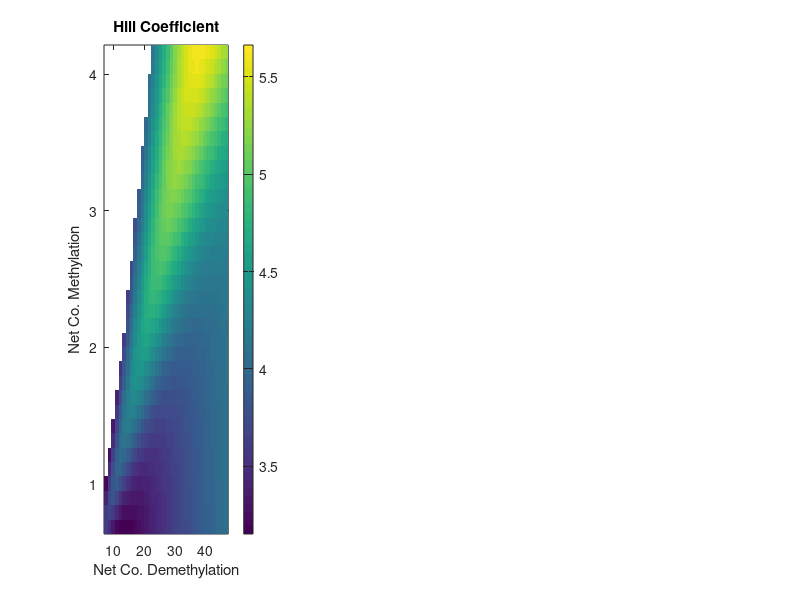

Here is the MATLAB script that generated this plot: (Note: this script raises an error after producing the figure.)
close all
clear

%load in the WT parameters that were used as baseline
load('Fit_HUES8WT_CpGsOnly_Chr1_3517.mat','Parameters','DistLength');
p=Parameters;
k1 = p(1);
k2=p(2);
k3=p(3);
k4=p(4);
k6=p(6);
k8=p(8);
k9=p(9);
k11=p(11);
k13=p(13);
k14=p(14);
DLm=DistLength(6);
DLu=DistLength(9);

FS=24;

Nt=24; %cell cycle time
HyperVal=0.8; %cutoff for hypermeth
HypoVal=0.2; %cutoff for hypometh
NCpG=27;

k2t=k2+k14;
k4t=k4+k13;
WTW=1;%k1*k3;
WTE=(k2t*k4t)/(k1*k3);
WTCoE=k9*k11/(k2t*k4t);
WTCoW=k6*k8/(k1*k3);


load Keepn
load KeepED50
load KeepCoW
load KeepCoE
yax=KeepCoW(:,1);
xax=KeepCoE(1,:);


nmin=3; %min Hill coeff for colorscale
nmax=5.5;
emin=0.01; %min ED50 for colorsacle
emax=0.5; 
KeepFlag=zeros(size(KeepED50));
KeepFlag(KeepED50==0)=1;
nmin=min(Keepn(KeepFlag==0));
nmax=max(Keepn(KeepFlag==0));
Keepn(KeepFlag>0)=nan;
KeepED50(KeepFlag>0)=nan;

figure(4)
%subplot(2,3,1)
subplot(1,3,1)
pcolor(xax,yax,Keepn)
colorbar
shading flat
colorbar
title('Hill Coefficient')
xlabel('Net Co. Demethylation')
ylabel('Net Co. Methylation')
colormap(parula)
caxis([nmin nmax])
axis square
hold on
a3=plot(WTCoE,WTCoW,'p','MarkerSize',30,'MarkerFaceColor','m','MarkerEdgeColor','k')
set(gca,'FontSize',FS,'FontName','Times')


%subplot(2,3,2)
figure(5)
subplot(1,3,1)
pcolor(xax,yax,KeepED50)
colorbar
shading flat
colorbar
title('ED50')
xlabel('Net Co. Demethylation')
ylabel('Net Co. Methylation')
hold on
a3=plot(WTCoE,WTCoW,'p','MarkerSize',30,'MarkerFaceColor','m','MarkerEdgeColor','k')
colormap(parula)
caxis([emin emax])
axis square
set(gca,'FontSize',FS,'FontName','Times')
%set(gca,'Position',getpos)

%print -dpng ParamSweepFig_CoMeth

%MaKe FIg 2- the net methylation
load KeepnN
load KeepED50N
load KeepKN 
load KeepNormW 
load KeepRelE 

yax=KeepNormW(:,1);
xax=KeepRelE(9,:);

KeepFlag=zeros(size(KeepED50N));
KeepFlag(KeepED50N==0)=1;
nmin=min(KeepnN(KeepFlag==0));
nmax=max(KeepnN(KeepFlag==0));
KeepED50N(KeepFlag>0)=nan;
KeepnN(KeepFlag>0)=nan;

figure(4)
%subplot(2,3,3)
subplot(1,3,2)
pcolor(xax,yax,KeepnN)
colorbar
shading flat
colorbar
title('Hill Coefficient')
xlabel('Relative Net Demethylation')
ylabel('Normalized Net Methylation')
colormap(parula)
caxis([nmin nmax])
axis square
hold on

WTW=1;%yax(9);
a3=plot(WTE,WTW,'p','MarkerSize',30,'MarkerFaceColor','m','MarkerEdgeColor','k')
set(gca,'FontSize',FS,'FontName','Times')
%getpos=get(gca,'Position');

%subplot(2,3,4)
figure(5)
subplot(1,3,2)
pcolor(xax,yax,KeepED50N)
shading flat
colorbar
title('ED50')
xlabel('Relative Net Demethylation')
ylabel('Normalized Net Methylation')
hold on
%a1=plot(CoEax,KeepEqW,'-y','LineWidth',2)
%a2=plot(CoEax,KeepEqW2,'-m','LineWidth',2)
a3=plot(WTE,WTW,'p','MarkerSize',30,'MarkerFaceColor','m','MarkerEdgeColor','k')
colormap(parula)
caxis([emin emax])
axis square
set(gca,'FontSize',FS,'FontName','Times')
%set(gca,'Position',getpos)
%print -dpng ParamSweepFig_NetMeth

%make FIg 3 - distance lengthscale

load KeepnD 
load KeepED50D 
load KeepKD 
load WriteAxD 
load EraseAxD 
nmax=10;

KeepFlag=zeros(size(KeepED50D));
KeepFlag(KeepED50D==0)=1;
nmin=min(KeepnD(KeepFlag==0));
nmax=max(KeepnD(KeepFlag==0));
KeepED50D(KeepFlag>0)=nan;
KeepnD(KeepFlag>0)=nan;

figure(4)
%subplot(2,3,5)
subplot(1,3,3)
pcolor(EraseAxD,WriteAxD,KeepnD)
colorbar
shading flat
colorbar
title('Hill Coefficient')
xlabel('Length Co. Demethylation (bp)')
ylabel('Length Co. Methylation (bp)')
colormap(parula)
caxis([nmin nmax])
axis square
hold on
WTWD=DLm;%WriteAxD(getwta);
WTED=DLu;%EraseAxD(getwtb);
a3=plot(WTED,WTWD,'p','MarkerSize',30,'MarkerFaceColor','m','MarkerEdgeColor','k')
set(gca,'FontSize',FS,'FontName','Times')
%getpos=get(gca,'Position');


%subplot(2,3,6)
figure(5)
subplot(1,3,3)
pcolor(EraseAxD,WriteAxD,KeepED50D)
colorbar
shading flat
colorbar
title('ED50')
xlabel('Length Co. Demethylation (bp)')
ylabel('Length Co. Methylation (bp)')
hold on
a3=plot(WTED,WTWD,'p','MarkerSize',30,'MarkerFaceColor','m','MarkerEdgeColor','k')
colormap(parula)
caxis([emin emax])
axis square
set(gca,'FontSize',FS,'FontName','Times')
%set(gca,'Position',getpos)
print -dpng ParamSweepFig_Dist


%uncomment below to plot some representative parameter sets

% Parameters=[k1,k2,k3,k4,0,k6,0,k8,k9,0,k11,0,k13,k14];
% DLu=DL;
% DLm=DL;
% DistLength=[0,0,0,0,DLm,DLm,DLm,DLm,DLu,DLu,DLu,DLu];
% JustPlotCurves_NoData(Parameters,DistLength,4)
% alphau=1.55;
% alpham=1;
% k9=k9*alphau;
% k11=k11*alphau;
% k6=k6*alpham;
% k8=k8*alpham;
% Parameters=[k1,k2,k3,k4,0,k6,0,k8,k9,0,k11,0,k13,k14];
% DLm=100;
% DLu=DL;
% DistLength=[0,0,0,0,DLm,DLm,DLm,DLm,DLu,DLu,DLu,DLu];
% 
% JustPlotCurves_NoData(Parameters,DistLength,4)
% % NCoE=k9*k11/(k2t*k4t);
% % NCoW=k6*k8/(k1*k3);
% % figure(1)
% % subplot(2,1,1)
% % a4=plot(NCoE,NCoW,'p','MarkerSize',30,'MarkerFaceColor','c','MarkerEdgeColor','k')
% 
% % Parameters=[k1,k2,k3,k4,0,k6,0,k8,k9,0,k11,0,k13,k14];
% % k9=k9*3;
% % Parameters=[k1,k2,k3,k4,0,k6,0,k8,k9,0,k11,0,k13,k14];
% % DLm=170;
% % %DLu=50;
% % DistLength=[0,0,0,0,DLm,DLm,DLm,DLm,DLu,DLu,DLu,DLu];
% % 
% % JustPlotCurves_NoData(Parameters,DistLength,4)